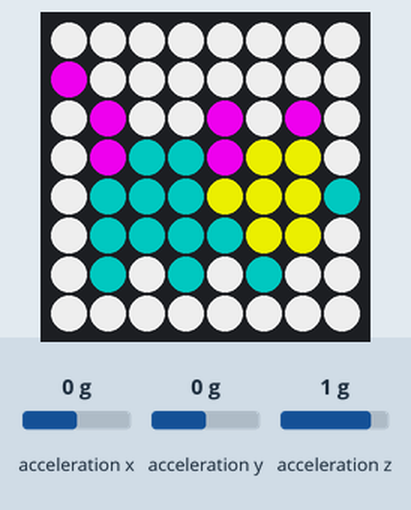
Bench run of a program on a simulated Raspberry Pi (BCM pin numbers) with a Sense HAT. Shown: the Sense HAT's 8×8 RGB LED matrix. The inputs (shaded band) are chosen by the test bench; at power-on: acceleration x 0 g, acceleration y 0 g, acceleration z 1 g. Random numbers come from a fixed seed; the 64×8 strip is a reading aid, not a part: it shows the text the matrix is scrolling, unrolled, one strip-width of it at a time.

Above: at 3.1 s.
At 21.15 s:
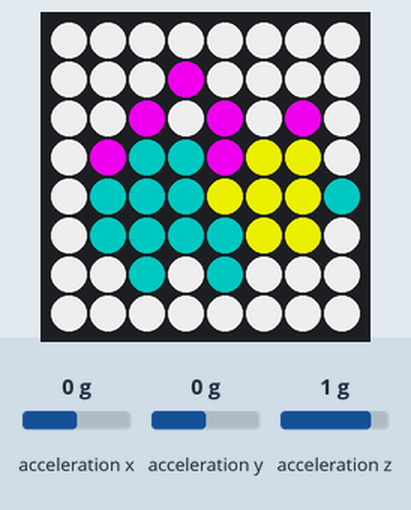
At 38.8 s:
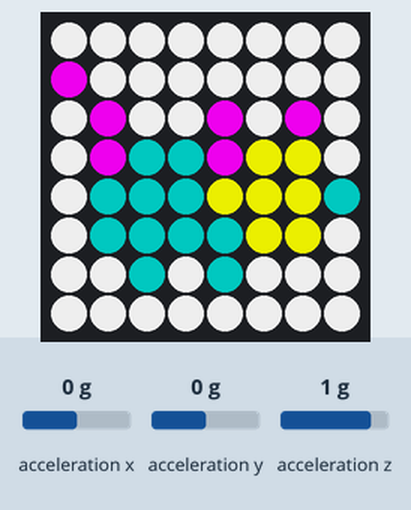

Measured:
- what the display in image 0 shows lasts 0.5 s, from 3.1 s to 3.6 s

The program:

terryhahaha.py
```python
from sense_hat import SenseHat
import time
import random

sense = SenseHat()

r,g,b=random.randint(0,255),random.randint(0,255),random.randint(0,255)
color = (r,g,b)

p = (204,0,204) #Pink
g = (0,102,102) #Green
w = (200,200,200) #White
y = (204,204,0) #Yellow
e = (0,0,0) #Empty

pet1 = [
    w,w,w,w,w,w,w,w,
    p,w,w,w,w,w,w,w,
    w,p,w,w,p,w,p,w,
    w,p,g,g,p,y,y,w,
    w,g,g,g,y,y,y,g,
    w,g,g,g,g,y,y,w,
    w,g,w,g,w,g,w,w,
    w,w,w,w,w,w,w,w,
    ]

pet2 = [
    w,w,w,w,w,w,w,w,
    p,w,w,w,w,w,w,w,
    w,p,w,w,p,w,p,w,
    w,p,g,g,p,y,y,w,
    w,g,g,g,y,y,y,g,
    w,g,g,g,g,y,y,w,
    w,w,g,w,g,w,w,w,
    w,w,w,w,w,w,w,w,
    ]

pet3 = [
    w,w,w,w,w,w,w,w,
    w,w,w,p,w,w,w,w,
    w,w,p,w,p,w,p,w,
    w,p,g,g,p,y,y,w,
    w,g,g,g,y,y,y,g,
    w,g,g,g,g,y,y,w,
    w,w,g,w,g,w,w,w,
    w,w,w,w,w,w,w,w,
    ]

sense.show_message("My Pet", scroll_speed=0.07, back_colour=color)

def walking():
    for i in range(10):
        sense.set_pixels(pet1)
        time.sleep(0.5)
        sense.set_pixels(pet2)
        time.sleep(0.5)
        sense.set_pixels(pet3)
        time.sleep(0.3)

sense.clear()

x,y,z, = sense.get_accelerometer_raw().values()

while x<2 and y<2 and z<2:
    x, y, z = sense.get_accelerometer_raw().values()
    walking()
```
